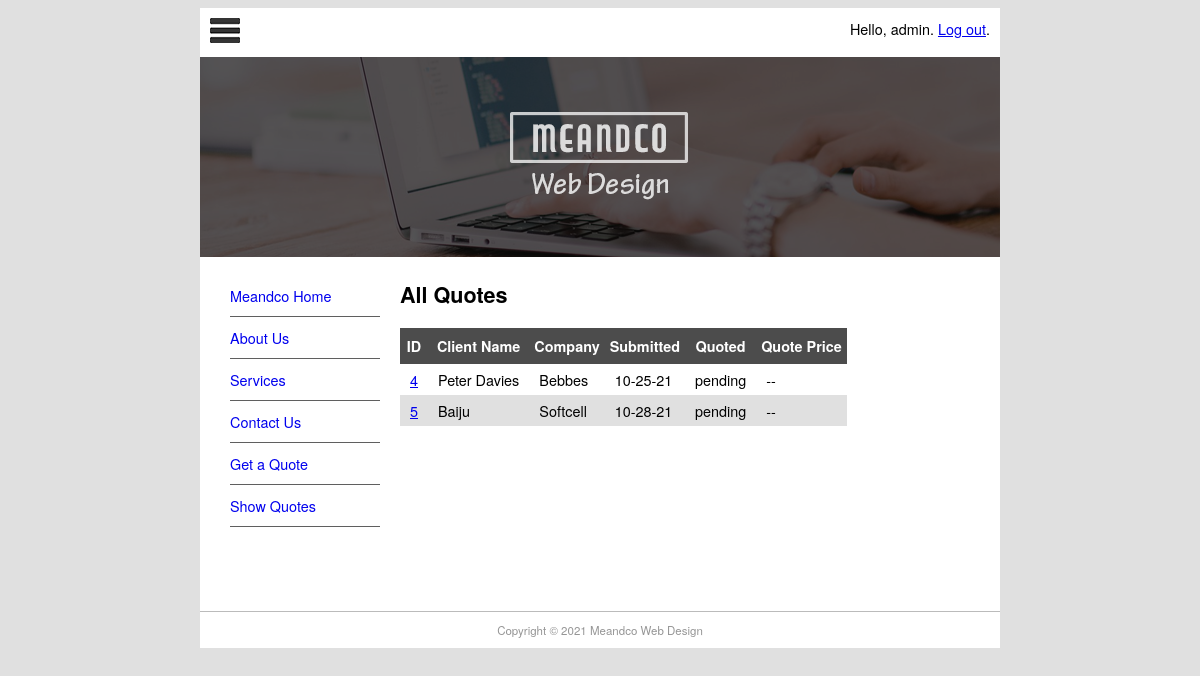
The page /quote/show (signed in) on the database its author committed.
### pages/models.py (models this page shows, shortened)
class Page(models.Model):
    title = models.CharField(max_length=60)
    permalink = models.CharField(max_length=12, unique=True)
    update_date = models.DateTimeField('Last Updated')
    bodytext = models.TextField('Page Content', blank=True)

### quotes/models.py (models this page shows, shortened)
class Quote(models.Model):
    name = models.CharField(max_length=100)
    position = models.CharField(max_length=60, blank=True)
    company = models.CharField(max_length=60, blank=True)
    address = models.CharField(max_length=200, blank=True)
    phone = models.CharField(max_length=30, blank=True)
    email = models.EmailField()
    web = models.URLField(blank=True)
    description = models.TextField()
    sitestatus = models.CharField(max_length=20, choices=STATUS_CHOICES)
    priority = models.CharField(max_length=40, choices=PRIORITY_CHOICES)
    jobfile = models.FileField(upload_to='uploads/', blank=True)
    submitted = models.DateField(auto_now_add=True)
    quotedate = models.DateField(blank=True, null=True)
    quoteprice = models.DecimalField(decimal_places=2, max_digits=7, blank=True, default=0)
    username = models.ForeignKey(User, blank=True, null=True, on_delete=models.CASCADE)

### quotes/views.py (the view)
# urls.py: path('show',QuoteList.as_view(), name='show-quotes'),
class QuoteList(LoginRequiredMixin, ListView):
    login_url = reverse_lazy('login')
    context_object_name = 'all_quotes'
    def get_queryset(self):
        return Quote.objects.filter(
            username=self.request.user)
    def get_context_data(self,**kwargs):
        context = super(QuoteList,self).get_context_data(**kwargs)
        context['page_list'] = Page.objects.all()
        return context

### quotes/templates/quotes/quote_list.html (shortened to what this page needs)
{% extends "quotes/quote.html" %}
{% block content %}
<h1>All Quotes</h1>
<table style="border-collapse:collapse">
    <tr class="quotehdr"><th>ID</th><th>Client Name</th>
        <th>Company</th><th>Submitted</th><th>Quoted</th><th>Quote Price</th>
    </tr>
    {% for quote in all_quotes %}
        <tr class="quoterow {% cycle '' 'altrow' %}">
            <td><a href="show/{{ quote.id }}">{{ quote.id }}</a></td>
            <td>{{ quote.name }}</td>
            <td>{{ quote.company }}</td>
            <td>{{ quote.submitted|date:"m-d-y" }}</td>
            <td>{{ quote.quotedate|date:"m-d-y"|default:"pending" }}</td>
            <td>{{ quote.quoteprice|default:"--" }}</td>
        </tr>
    {% endfor %}
</table>
{% endblock %}

### quotes/templates/quotes/quote.html (shortened to what this page needs)
{% extends "base.html" %}
{% block sidenav %}
    {% for page in page_list %}
        <li><a href="{{ page.permalink }}">{{ page.title }}</a></li>
    {% endfor %}
{% endblock %}

### mfdw_site/templates/base.html (shortened to what this page needs)
{% load static %}
<!DOCTYPE html>
<html lang="en">
<head>
    <link rel="stylesheet" href="{% static 'main.css' %}" type="text/css">
</head>
<body>
 <div id="wrapper">
     <header id="header">
        <div id="logo"><img src="{% static 'logo.jpg' %}" alt="">
            <span style="float: right;">
                {% if user.is_authenticated %}
                    Hello, {{ user.username }}. <a href="{% url 'logout' %}?next=/">Log out</a>.
                {% else %}
                    Not Logged in. <a href="{% url 'login' %}?next=/">Log in</a>.
                {% endif %}
            </span>
        </div>
         <div id="topbanner">
             <img src="{% static 'top_banner.png' %}" width="800" height="200" alt="">
         </div>
     </header>
     <aside id="leftsidebar">
         <nav id="nav">
            <ul>
                {% block sidenav %}{% endblock %}
                <li><a href="/contact">Contact Us</a></li>
                <li><a href="/quote/">Get a Quote</a></li>
                <li><a href="/quote/show">Show Quotes</a></li>
            </ul>
         </nav>
     </aside>
     <section id="main">
         {% block content %}{% endblock %}
     </section>
     <footer id="footer">
         Copyright &copy; 2021 Meandco Web Design
     </footer>
 </div>
</body>
</html>

### mfdw_site/static/main.css (style rules this page uses)
#header { border-style: none; width: 800px; height: auto; }
#wrapper { margin-top: 0px; margin-left: auto; margin-right: auto; background-color: #FFFFFF; width: 800px; }
body { background-color: #E0E0E0; font-family: Gotham, "Helvetica Neue",Helvetica, Arial, sans-serif; font-size: 0.9em; text-align: justify; columns: #474747; }
#footer { text-align: center; font-size: 0.8em; margin-top: 5px; padding-top: 10px; padding-bottom: 10px; background-color: #FFFFFF; border-top: thin solid #BBBBBB; clear: both; color: #969696; }
#nav li { padding-top: 10px; padding-bottom: 10px; font-size: 1em; list-style-type: none; border-bottom: thin solid #5f5f5f; color: #4c4c4c; left: 0px; list-style-position: inside; margin-left: -10px; }
#nav li a { text-decoration: none; }
#leftsidebar { width: 180px; height: 350px; float: left; }
#main { width: 560px; float: left; margin-left: 20px; margin-right: 10px; padding-right: 10px; }
#logo { padding: 10px; }
.quotehdr th { background-color: #4c4c4c; color: white; text-align: center; padding: 8px 5px; border: none; }
.quoterow td { padding: 5px 10px; }
.altrow { background-color: #e0e0e0; }

### rows shown on the page
Page: title "Meandco Home"
Page: title "About Us"
Page: title "Services"
Quote: id "4", name "Peter Davies", company "Bebbes", submitted "10-25-21", quotedate "pending", quoteprice "--"
Quote: id "5", name "Baiju", company "Softcell", submitted "10-28-21", quotedate "pending", quoteprice "--"

### other values the page prints
{{ user.username }} "admin"
